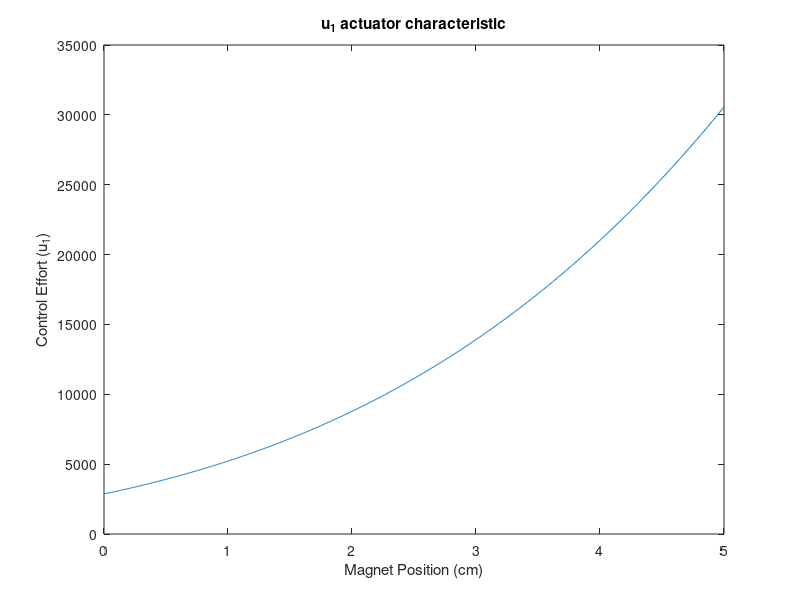

MATLAB code for this plot:
m = 0.12; % the mass of the magnet in kg
a = 1.65; % the a coefficient
b = 6.20; % the b coefficient
g = 9.81; % the gravity acceleration in m/s/s

n = 1000;

% plot the characteristic for control effort against position
position = linspace(0,5,n);

coeffort = (m*g*a) .* ((position + b) .^ 4);

plot(position, coeffort);

title('u_1 actuator characteristic');
xlabel('Magnet Position (cm)');
ylabel('Control Effort (u_1)');